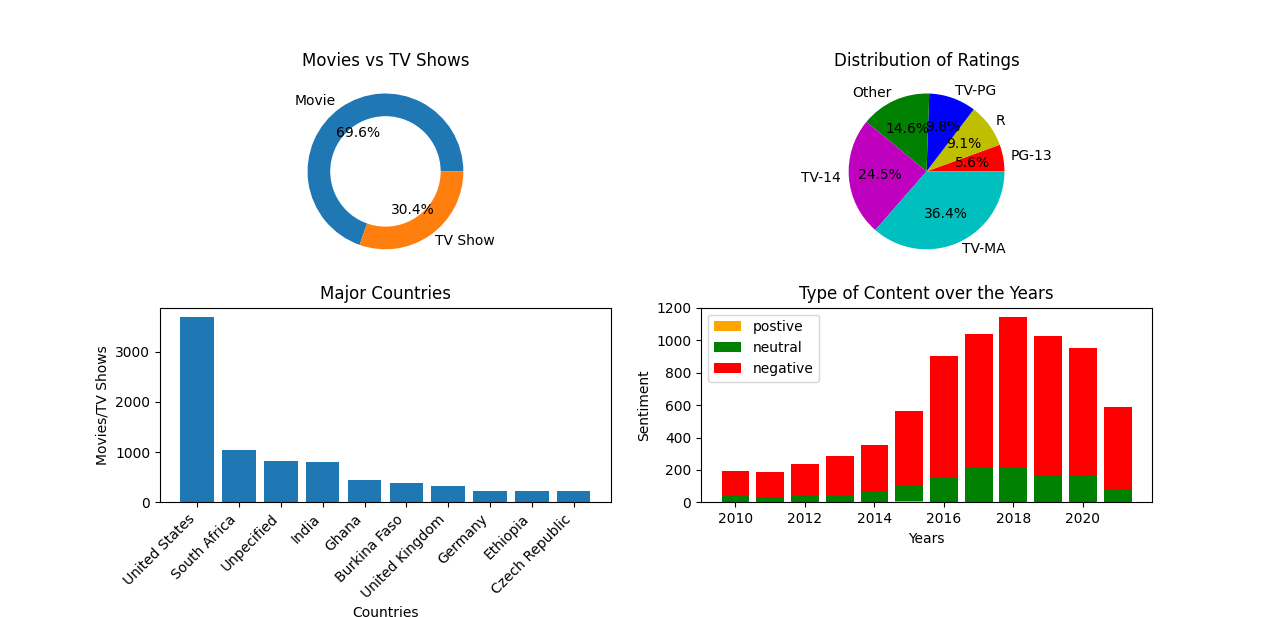

Write Python code to recreate this figure.
import pandas as pd
import matplotlib.pyplot as plt
from textblob import TextBlob

dataFrame = pd.read_csv(r'netflix_titles.csv')

#Dataframe for Type of content: Movies, TV Shows
type_data = dataFrame["type"]
type_data_count = type_data.value_counts()

#Dataframe for Rating of content
rating_data = dataFrame["rating"]
rating_data = rating_data.fillna("No Info on Rating")
rating_data_count = rating_data.value_counts()

#Dataframe for Countries where the content is available
countries_data = dataFrame["country"].fillna("Unpecified")
countries_data_array = countries_data.str.split(', ',expand=True).stack().to_numpy()
countries_dataframe = pd.DataFrame(countries_data_array,columns=['Countries'])
countries_counts = countries_dataframe.value_counts()
countries_dataframe = countries_dataframe.Countries.unique()
countries_dataframe = pd.DataFrame(countries_dataframe,columns=['Country'])

#Datframe to analyze the sentiment through the description provided
sentiment_data = dataFrame[['release_year','description']]
for index,row in sentiment_data.iterrows():
    desc = row['description']
    analyzer = TextBlob(desc)
    polarity = analyzer.sentiment.polarity
    if polarity==0:
        msg = 'Neutral'
    elif polarity==1:
        msg = 'Positive'
    else:
        msg = 'Negative'
    sentiment_data.loc[[index,2],'Sentiment'] = msg
sentiment_data = sentiment_data.groupby(['release_year','Sentiment']).size().reset_index(name='Total Content')

#Group the data with low count
def group_lower_ranking_values(column):
    rating_counts = dataFrame.groupby(column).agg('count')
    pct_value = rating_counts[lambda x: x.columns[0]].quantile(.75)
    values_below_pct_value = rating_counts[lambda x: x.columns[0]].loc[lambda s: s < pct_value].index.values
    def fix_values(row):
        if row[column] in values_below_pct_value:
            row[column] = 'Other'
        return row 
    rating_grouped = dataFrame.apply(fix_values, axis=1).groupby(column).agg('count')
    return rating_grouped

#plotting Donut Chart to show the difference
#between number of TV shows and movies
plt.subplot(221)
plt.pie(type_data_count,labels=type_data.unique(),autopct="%.1f%%")
plt.title('Movies vs TV Shows')
circle = plt.Circle((0,0),0.7,color='white')
p = plt.gcf()
p.gca().add_artist(circle)

#plotting Pie Chart to show the count percentage of ratings
plt.subplot(222)
rating_grouped = group_lower_ranking_values('rating')
rating_labels = rating_grouped.show_id.sort_values().index
rating_counts = rating_grouped.show_id.sort_values()
plt.pie(rating_counts,colors=('r','y','b','g','m','c'),labels=rating_labels,autopct="%.1f%%")
plt.title('Distribution of Ratings')

#plotting bar graph to show the top 10 countries
#where content was added 
plt.subplot(223)
plt.bar(countries_dataframe.Country.head(10),countries_counts[:10])
plt.xlabel("Countries")
plt.ylabel("Movies/TV Shows")
plt.setp(plt.gca().get_xticklabels(),rotation=45,horizontalalignment='right')
plt.title("Major Countries")

#plotting stacked bar graph to show number of
#positve, neutral and negative contents released after 2010
plt.subplot(224)
sentiment_data=sentiment_data[sentiment_data['release_year']>=2010]
data_to_append = {'release_year':[2011,2012,2016,2017],'Sentiment':['Positive','Positive','Positive','Positive'],'Total Content':[0,0,0,0]}
data_to_append_frame = pd.DataFrame(data_to_append)
sentiment_data = sentiment_data.append(data_to_append_frame)

neu = sentiment_data[sentiment_data['Sentiment']=='Neutral']
neg = sentiment_data[sentiment_data['Sentiment']=='Negative']
pos = sentiment_data[sentiment_data['Sentiment']=='Positive']

plt.bar(sentiment_data['release_year'].unique(),pos['Total Content'].to_numpy(),color="orange",label='postive')
plt.bar(sentiment_data['release_year'].unique(),neu['Total Content'].to_numpy(),bottom=pos['Total Content'].to_numpy(),color='g',label='neutral')
plt.bar(sentiment_data['release_year'].unique(),neg['Total Content'].to_numpy(),bottom=neu['Total Content'].to_numpy()+pos['Total Content'].to_numpy(),color='r',label='negative')
plt.legend()
plt.xlabel("Years")
plt.ylabel("Sentiment")
plt.title("Type of Content over the Years")
plt.show()
